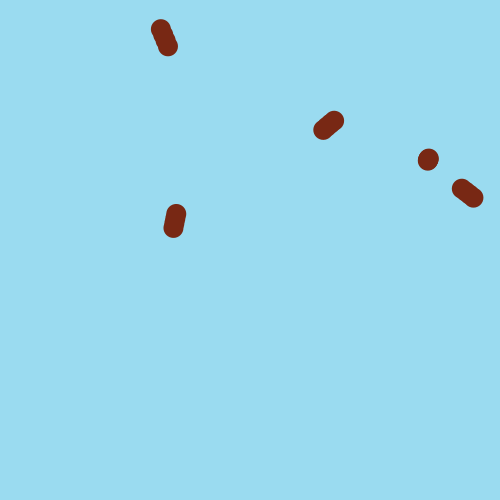
Frame 1 (no input)
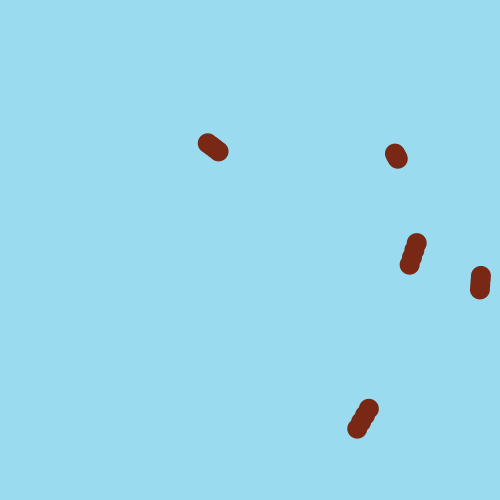
Frame 60 (the mouse pressed at the canvas centre just before this capture)
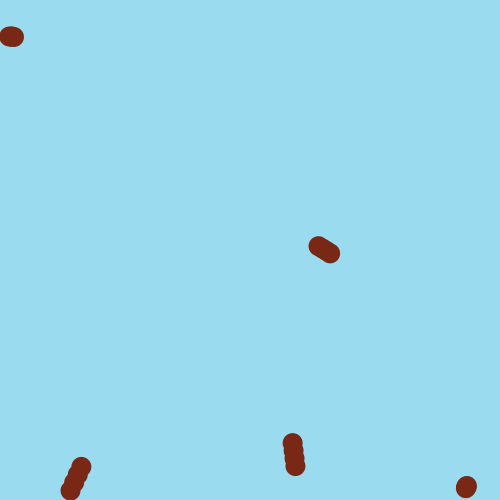
Frame 120 (the mouse held since frame 60 and released just before this capture)

The Processing sketch that drew these frames (run headless with seeded random() and noise(); from frame 60 on, the mouse is pressed at the canvas centre):

// Processing sketch: processing_67065
// ── processing_67065.pde

// number of balls
int ballNo = 5;

// x, y position
float [] ballX = new float [ballNo];
float [] ballY = new float [ballNo];

// x, y speed
float [] speedX = new float [ballNo];
float [] speedY = new float [ballNo];

// radius for each ball
int [] r = new int [ballNo];

color [] ballColor = new color[ballNo];

float [] ballDist = new float [ballNo];

float gravity = 0.1;

void setup() {
  size (500, 500);
  smooth();
  noStroke();
  
  for (int i=0; i<ballNo; i++){
    ballX[i] = random(width);
    ballY[i] = random(height);
    speedX[i] = random(-4, 4);
    speedY[i] = random(-6, 6);
    r[i] = (10);
    ballColor[i] = color(120, 40, 20);
  }
  
  
}

void draw() {
  background(154, 219, 240);

  for (int i=0; i<ballNo; i++) {
    for (int j=0; j<ballNo; j++) {

      if (i!=j) {
        fill(ballColor[i]);
        ellipse (ballX[i], ballY[i], 2*r[i], 2*r[i]);


        // Speed + Gravity
        ballX[i] += speedX[i];
        ballY[i] += speedY[i];
        speedY[i] += gravity;

        // Boarder Detection
        if (ballX[i] >= 500-r[i] || ballX[i] <= r[i]) {
          speedX[i] *= -1;
        }

        if (ballY[i] >= 500-r[i] || ballY[i] <= r[i]) {
          speedY[i] *= -0.95;
        }


        // Collision Detection
        ballDist[i] = dist(ballX[i], ballY[i], ballX[j], ballY[j]);
        if (ballDist[i] <= r[i] + r[j]) {
          speedX[i] *= -1;
          speedY[i] *= -1;
          speedX[j] *= -1;
          speedY[j] *= -1;
        }

        //        ellipse (ballX[i], ballY[i], 2*r[i], 2*r[i]);
      }
    }
  }
}
